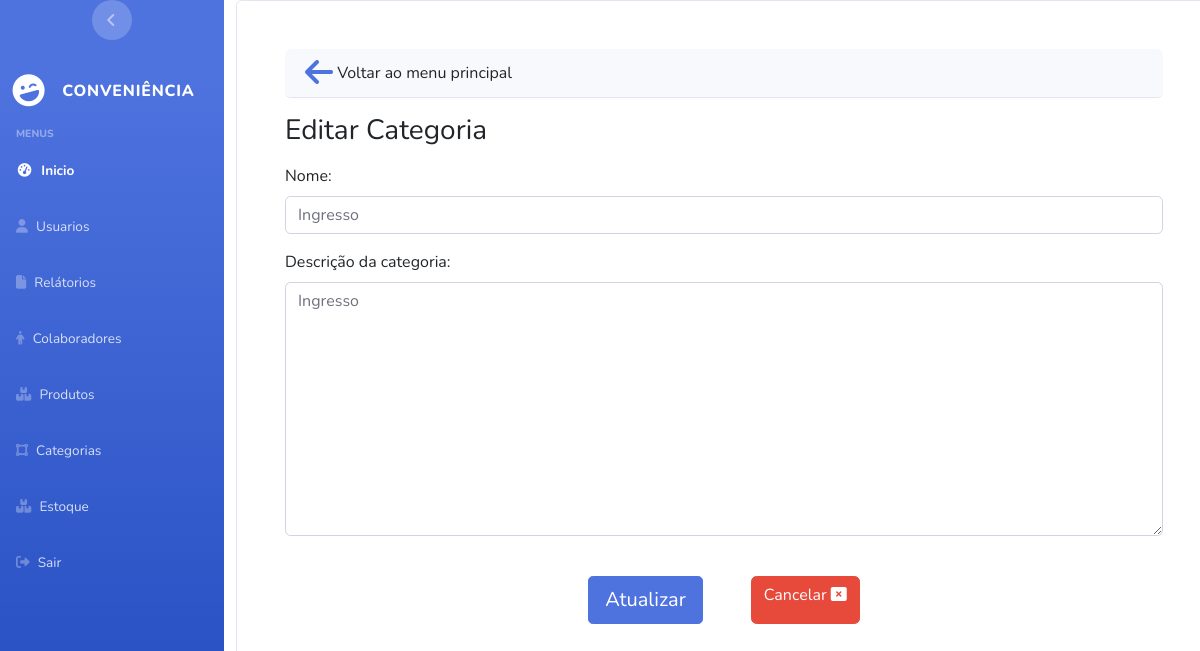
Page /category/update_category/1 (signed in) on the earlier database version.
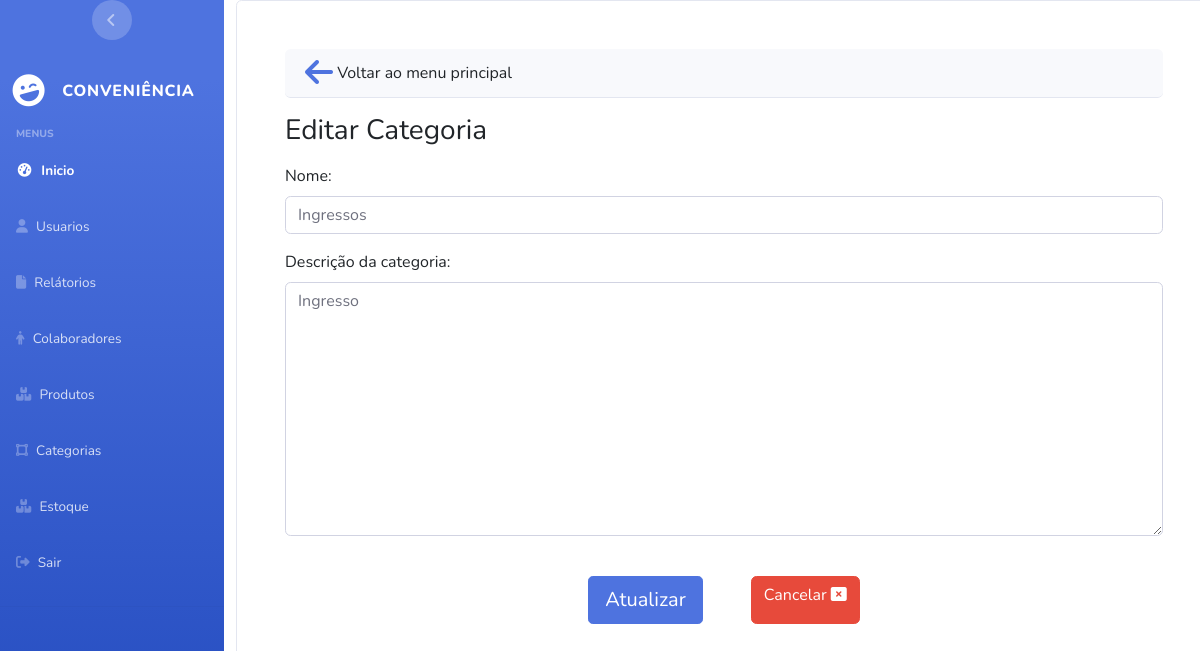
Same page on the later database version.
### apps/Category/models.py (models this page shows, shortened)
class Category(models.Model):
    name = models.CharField(unique=True,max_length=99,default="Nome Categoria")
    description = models.TextField(blank=True)
    created_at = models.DateTimeField(auto_now_add=True)

### apps/Category/views.py (the view)
# urls.py: path('update_category/<int:id>',views.update_category, name='update_category'),
@user_passes_test(lambda user: user.is_superuser or user.is_staff,login_url='user:page_not_found')
@login_required(login_url="login_system")
def update_category(request,id):
    category_selected = Category.objects.get(id=id)
    form = registerCategoryForm(request.POST or None, instance=category_selected)
    if request.method == "POST":
        if form.is_valid():
            form.save()
            messages.success(request, "Atualizado com sucesso")
        else:
            messages.warning(request, "Dados Invalido")
        return redirect('category:main_menu_category')
    return render(request,'category/update_category.html',{'form':form})

### apps/Category/forms.py
class registerCategoryForm(ModelForm):
    name = forms.CharField(widget=forms.TextInput(attrs={"placeholder": "Nome Categoria","class": "form-control","onchange":"generateUsername(this)"}),label="Nome")
    description = forms.CharField(widget=forms.Textarea(attrs={"placeholder": "Descrição da categoria","class": "form-control"}),label="Descrição da categoria")
    class Meta:
        model = Category
        fields = ['name','description']

### templates/category/update_category.html (shortened to what this page needs)
{% extends 'base.html' %} {% block title %} Cadastro de Categoria {% endblock %}
{% block stylesheets %}{% endblock stylesheets %} {% block content %}
<div class="card p-5 vh-100">
     <div class="card-header rounded">
      <a href="{% url 'category:main_menu_category'%}">
          <i class="fa-sharp fa-solid fa-arrow-left fa-2xl"></i>
      </a>
      Voltar ao menu principal
    </div>
  <h3 class="mb-3 mt-3">Editar Categoria</h3>
  <form method="post">
    {% csrf_token %} {{ form.as_p }}
    <br/>
    <div class="d-flex justify-content-center">
      <input type="submit" value="Atualizar" class="btn btn-primary btn-lg"/>
      <a href="{% url 'category:main_menu_category'%}" class="btn btn-danger ms-5">
        Cancelar
    <i class="fa-solid fa-rectangle-xmark"></i>
    </a>
    </div>
  </form>
</div>
{% endblock content %} {% block javascripts %}{% endblock javascripts %}

Differences in the rows shown:
changed Category "Ingresso": name "Ingresso" → "Ingressos"
